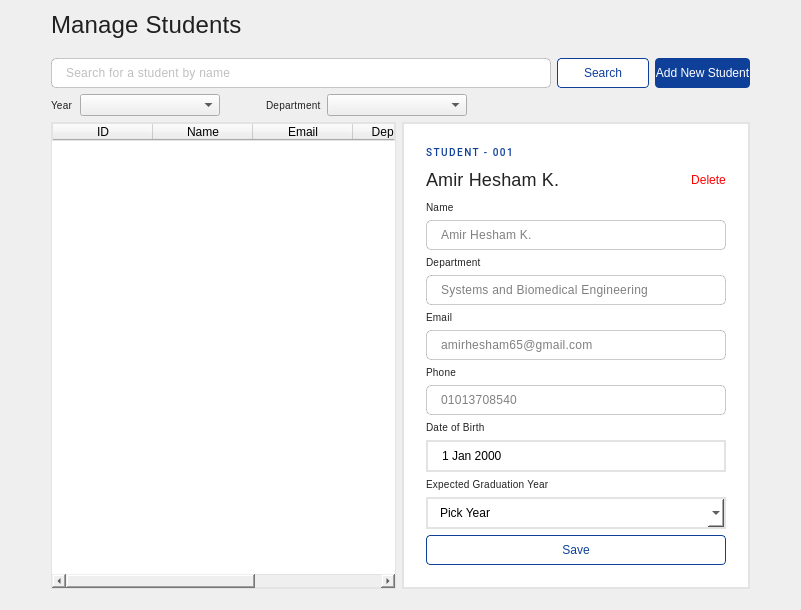
      <widget class="QWidget" name="P2_Students">
       <layout class="QHBoxLayout" name="horizontalLayout_22">
        <item>
         <spacer name="horizontalSpacer_8">
          <property name="orientation">
           <enum>Qt::Horizontal</enum>
          </property>
          <property name="sizeType">
           <enum>QSizePolicy::Preferred</enum>
          </property>
          <property name="sizeHint" stdset="0">
           <size>
            <width>40</width>
            <height>20</height>
           </size>
          </property>
         </spacer>
        </item>
        <item>
         <layout class="QVBoxLayout" name="verticalLayout_33">
          <item>
           <widget class="QLabel" name="label_27">
            <property name="styleSheet">
             <string notr="true">font-style: normal;
font-weight: 400;
font-size: 24px;
line-height: 24px;
/* identical to box height, or 100% */

letter-spacing: 0.18px;

/* 00. On Surface / High Emphasis */

color: rgba(0, 0, 0, 0.87);</string>
            </property>
            <property name="text">
             <string>Manage Students</string>
            </property>
           </widget>
          </item>
          <item>
           <spacer name="verticalSpacer_19">
            <property name="orientation">
             <enum>Qt::Vertical</enum>
            </property>
            <property name="sizeType">
             <enum>QSizePolicy::Fixed</enum>
            </property>
            <property name="sizeHint" stdset="0">
             <size>
              <width>20</width>
              <height>13</height>
             </size>
            </property>
           </spacer>
          </item>
          <item>
           <layout class="QHBoxLayout" name="horizontalLayout_12">
            <item>
             <widget class="QLineEdit" name="lineEdit_3">
              <property name="minimumSize">
               <size>
                <width>500</width>
                <height>0</height>
               </size>
              </property>
              <property name="styleSheet">
               <string notr="true">color: #000;
padding: 6px 12px;
border: 1px solid rgba(0, 0, 0, 0.20);
border-radius: 5px;

/* Body 2 */

font-family: 'Roboto';
font-style: normal;
font-weight: 400;
font-size: 12px;
line-height: 20px;
/* identical to box height, or 143% */

letter-spacing: 0.25px;

/* 00. On Surface / High Emphasis */

color: rgba(0, 0, 0, 0.50);</string>
              </property>
              <property name="placeholderText">
               <string>Search for a student by name</string>
              </property>
             </widget>
            </item>
            <item>
             <widget class="QPushButton" name="pushButton_3">
              <property name="minimumSize">
               <size>
                <width>92</width>
                <height>30</height>
               </size>
              </property>
              <property name="styleSheet">
               <string notr="true">background: #fff;
color: #0E409A;
border: 1px solid;
border-color:  #0E409A;
border-radius: 4px;
min-width: 90px;</string>
              </property>
              <property name="text">
               <string>Search</string>
              </property>
             </widget>
            </item>
            <item>
             <widget class="QPushButton" name="btn_add_student">
              <property name="sizePolicy">
               <sizepolicy hsizetype="Fixed" vsizetype="Fixed">
                <horstretch>1</horstretch>
                <verstretch>0</verstretch>
               </sizepolicy>
              </property>
              <property name="minimumSize">
               <size>
                <width>90</width>
                <height>30</height>
               </size>
              </property>
              <property name="maximumSize">
               <size>
                <width>150</width>
                <height>16777215</height>
               </size>
              </property>
              <property name="styleSheet">
               <string notr="true">color: #fff;
background: #0E409A;
border-radius: 4px;
min-width: 90px;</string>
              </property>
              <property name="text">
               <string>Add New Student</string>
              </property>
             </widget>
            </item>
           </layout>
          </item>
          <item>
           <layout class="QHBoxLayout" name="horizontalLayout_14">
            <item>
             <layout class="QHBoxLayout" name="horizontalLayout_15">
              <item>
               <widget class="QLabel" name="label_28">
                <property name="styleSheet">
                 <string notr="true">/* Body 2 */

font-family: 'Roboto';
font-style: normal;
font-weight: 300;
font-size: 10px;
line-height: 20px;
/* identical to box height, or 143% */

letter-spacing: 0.25px;
text-align: center;

/* 00. On Surface / High Emphasis */

color: rgba(0, 0, 0, 0.87);</string>
                </property>
                <property name="text">
                 <string>Year</string>
                </property>
                <property name="scaledContents">
                 <bool>false</bool>
                </property>
                <property name="alignment">
                 <set>Qt::AlignLeading|Qt::AlignLeft|Qt::AlignVCenter</set>
                </property>
                <property name="wordWrap">
                 <bool>true</bool>
                </property>
               </widget>
              </item>
              <item>
               <widget class="QComboBox" name="comboBox">
                <property name="minimumSize">
                 <size>
                  <width>140</width>
                  <height>0</height>
                 </size>
                </property>
                <property name="styleSheet">
                 <string notr="true"/>
                </property>
                <property name="placeholderText">
                 <string>Pick Year</string>
                </property>
                <item>
                 <property name="text">
                  <string>2025</string>
                 </property>
                </item>
                <item>
                 <property name="text">
                  <string>2026</string>
                 </property>
                </item>
               </widget>
              </item>
             </layout>
            </item>
            <item>
             <spacer name="horizontalSpacer_12">
              <property name="orientation">
               <enum>Qt::Horizontal</enum>
              </property>
              <property name="sizeType">
               <enum>QSizePolicy::Fixed</enum>
              </property>
              <property name="sizeHint" stdset="0">
               <size>
                <width>40</width>
                <height>20</height>
               </size>
              </property>
             </spacer>
            </item>
            <item>
             <layout class="QHBoxLayout" name="horizontalLayout_16">
              <item>
               <widget class="QLabel" name="label_29">
                <property name="styleSheet">
                 <string notr="true">/* Body 2 */

font-family: 'Roboto';
font-style: normal;
font-weight: 300;
font-size: 10px;
line-height: 20px;
/* identical to box height, or 143% */

letter-spacing: 0.25px;
text-align: center;

/* 00. On Surface / High Emphasis */

color: rgba(0, 0, 0, 0.87);</string>
                </property>
                <property name="text">
                 <string>Department</string>
                </property>
                <property name="scaledContents">
                 <bool>false</bool>
                </property>
                <property name="alignment">
                 <set>Qt::AlignLeading|Qt::AlignLeft|Qt::AlignVCenter</set>
                </property>
                <property name="wordWrap">
                 <bool>true</bool>
                </property>
               </widget>
              </item>
              <item>
               <widget class="QComboBox" name="comboBox_2">
                <property name="minimumSize">
                 <size>
                  <width>140</width>
                  <height>0</height>
                 </size>
                </property>
                <property name="styleSheet">
                 <string notr="true"/>
                </property>
                <property name="placeholderText">
                 <string>Pick Department</string>
                </property>
                <item>
                 <property name="text">
                  <string>SBME</string>
                 </property>
                </item>
               </widget>
              </item>
             </layout>
            </item>
            <item>
             <spacer name="horizontalSpacer_10">
              <property name="orientation">
               <enum>Qt::Horizontal</enum>
              </property>
              <property name="sizeHint" stdset="0">
               <size>
                <width>40</width>
                <height>20</height>
               </size>
              </property>
             </spacer>
            </item>
           </layout>
          </item>
          <item>
           <layout class="QHBoxLayout" name="horizontalLayout_21">
            <item>
             <widget class="QTableWidget" name="tableWidget">
              <property name="styleSheet">
               <string notr="true">color: black;
border: 1px solid rgb(227, 227, 227);</string>
              </property>
              <property name="frameShape">
               <enum>QFrame::VLine</enum>
              </property>
              <property name="showGrid">
               <bool>true</bool>
              </property>
              <property name="gridStyle">
               <enum>Qt::NoPen</enum>
              </property>
              <property name="sortingEnabled">
               <bool>false</bool>
              </property>
              <property name="cornerButtonEnabled">
               <bool>true</bool>
              </property>
              <column>
               <property name="text">
                <string>ID</string>
               </property>
              </column>
              <column>
               <property name="text">
                <string>Name</string>
               </property>
              </column>
              <column>
               <property name="text">
                <string>Email</string>
               </property>
              </column>
              <column>
               <property name="text">
                <string>Department</string>
               </property>
              </column>
              <column>
               <property name="text">
                <string>Year</string>
               </property>
              </column>
             </widget>
            </item>
            <item>
             <widget class="QWidget" name="card1_6" native="true">
              <property name="sizePolicy">
               <sizepolicy hsizetype="Fixed" vsizetype="Fixed">
                <horstretch>0</horstretch>
                <verstretch>0</verstretch>
               </sizepolicy>
              </property>
              <property name="minimumSize">
               <size>
                <width>0</width>
                <height>0</height>
               </size>
              </property>
              <property name="maximumSize">
               <size>
                <width>16777215</width>
                <height>500</height>
               </size>
              </property>
              <property name="styleSheet">
               <string notr="true">background-color: #fff;
border: 2px solid rgb(227, 227, 227);
padding: 0;</string>
              </property>
              <layout class="QVBoxLayout" name="verticalLayout_19">
               <property name="leftMargin">
                <number>24</number>
               </property>
               <property name="topMargin">
                <number>24</number>
               </property>
               <property name="rightMargin">
                <number>24</number>
               </property>
               <property name="bottomMargin">
                <number>24</number>
               </property>
               <item>
                <widget class="QLabel" name="label_38">
                 <property name="sizePolicy">
                  <sizepolicy hsizetype="Preferred" vsizetype="Fixed">
                   <horstretch>0</horstretch>
                   <verstretch>0</verstretch>
                  </sizepolicy>
                 </property>
                 <property name="font">
                  <font>
                   <family>Roboto</family>
                   <pointsize>-1</pointsize>
                   <italic>false</italic>
                   <bold>false</bold>
                  </font>
                 </property>
                 <property name="styleSheet">
                  <string notr="true">font-family: 'Roboto';
font-style: normal;
font-weight: 500;
font-size: 10px;
line-height: 16px;
/* identical to box height, or 160% */
border: 0;
letter-spacing: 1.5px;
text-transform: uppercase;

/* 00. On Surface / High Emphasis */

color: #0E409A;
</string>
                 </property>
                 <property name="text">
                  <string>STUDENT - 001</string>
                 </property>
                 <property name="scaledContents">
                  <bool>false</bool>
                 </property>
                 <property name="wordWrap">
                  <bool>true</bool>
                 </property>
                </widget>
               </item>
               <item>
                <layout class="QHBoxLayout" name="horizontalLayout_17">
                 <item>
                  <widget class="QLabel" name="label_39">
                   <property name="sizePolicy">
                    <sizepolicy hsizetype="Preferred" vsizetype="Fixed">
                     <horstretch>0</horstretch>
                     <verstretch>0</verstretch>
                    </sizepolicy>
                   </property>
                   <property name="styleSheet">
                    <string notr="true">font-style: normal;
font-weight: 400;
font-size: 18px;
line-height: 24px;
/* identical to box height, or 100% */

letter-spacing: 0.18px;
border: 0;
/* 00. On Surface / High Emphasis */

color: rgba(0, 0, 0, 0.87);</string>
                   </property>
                   <property name="text">
                    <string>Amir Hesham K.</string>
                   </property>
                  </widget>
                 </item>
                 <item>
                  <widget class="QPushButton" name="pushButton_5">
                   <property name="sizePolicy">
                    <sizepolicy hsizetype="Fixed" vsizetype="Fixed">
                     <horstretch>0</horstretch>
                     <verstretch>0</verstretch>
                    </sizepolicy>
                   </property>
                   <property name="minimumSize">
                    <size>
                     <width>0</width>
                     <height>30</height>
                    </size>
                   </property>
                   <property name="styleSheet">
                    <string notr="true">background: #fff;
color: red;;
border: 0;</string>
                   </property>
                   <property name="text">
                    <string>Delete</string>
                   </property>
                  </widget>
                 </item>
                </layout>
               </item>
               <item>
                <layout class="QVBoxLayout" name="verticalLayout_30">
                 <item>
                  <widget class="QLabel" name="label_42">
                   <property name="styleSheet">
                    <string notr="true">/* Body 2 */
border: 0;
font-family: 'Roboto';
font-style: normal;
font-weight: 300;
font-size: 10px;
line-height: 20px;
/* identical to box height, or 143% */

letter-spacing: 0.25px;
text-align: center;

/* 00. On Surface / High Emphasis */

color: rgba(0, 0, 0, 0.87);</string>
                   </property>
                   <property name="text">
                    <string>Name</string>
                   </property>
                   <property name="scaledContents">
                    <bool>false</bool>
                   </property>
                   <property name="alignment">
                    <set>Qt::AlignLeading|Qt::AlignLeft|Qt::AlignVCenter</set>
                   </property>
                   <property name="wordWrap">
                    <bool>true</bool>
                   </property>
                  </widget>
                 </item>
                 <item>
                  <widget class="QLineEdit" name="ln_edt_stnt_nme_2">
                   <property name="minimumSize">
                    <size>
                     <width>300</width>
                     <height>0</height>
                    </size>
                   </property>
                   <property name="styleSheet">
                    <string notr="true">color: #000;
padding: 6px 12px;
border: 1px solid rgba(0, 0, 0, 0.20);
border-radius: 5px;

/* Body 2 */

font-family: 'Roboto';
font-style: normal;
font-weight: 400;
font-size: 12px;
line-height: 20px;
/* identical to box height, or 143% */

letter-spacing: 0.25px;

/* 00. On Surface / High Emphasis */

color: rgba(0, 0, 0, 0.50);</string>
                   </property>
                   <property name="text">
                    <string>Amir Hesham K.</string>
                   </property>
                   <property name="placeholderText">
                    <string>Enter your name</string>
                   </property>
                  </widget>
                 </item>
                </layout>
               </item>
               <item>
                <layout class="QVBoxLayout" name="verticalLayout_27">
                 <item>
                  <widget class="QLabel" name="label_37">
                   <property name="styleSheet">
                    <string notr="true">/* Body 2 */
border: 0;
font-family: 'Roboto';
font-style: normal;
font-weight: 300;
font-size: 10px;
line-height: 20px;
/* identical to box height, or 143% */

letter-spacing: 0.25px;
text-align: center;

/* 00. On Surface / High Emphasis */

color: rgba(0, 0, 0, 0.87);</string>
                   </property>
                   <property name="text">
                    <string>Department</string>
                   </property>
                   <property name="scaledContents">
                    <bool>false</bool>
                   </property>
                   <property name="alignment">
                    <set>Qt::AlignLeading|Qt::AlignLeft|Qt::AlignVCenter</set>
                   </property>
                   <property name="wordWrap">
                    <bool>true</bool>
                   </property>
                  </widget>
                 </item>
                 <item>
                  <widget class="QLineEdit" name="ln_edt_stnt_dprtmnt_2">
                   <property name="minimumSize">
                    <size>
                     <width>300</width>
                     <height>0</height>
                    </size>
                   </property>
                   <property name="styleSheet">
                    <string notr="true">color: #000;
padding: 6px 12px;
border: 1px solid rgba(0, 0, 0, 0.20);
border-radius: 5px;

/* Body 2 */

font-family: 'Roboto';
font-style: normal;
font-weight: 400;
font-size: 12px;
line-height: 20px;
/* identical to box height, or 143% */

letter-spacing: 0.25px;

/* 00. On Surface / High Emphasis */

color: rgba(0, 0, 0, 0.50);</string>
                   </property>
                   <property name="text">
                    <string>Systems and Biomedical Engineering</string>
                   </property>
                   <property name="placeholderText">
                    <string>Enter your department</string>
                   </property>
                  </widget>
                 </item>
                </layout>
               </item>
               <item>
                <layout class="QVBoxLayout" name="verticalLayout_28">
                 <item>
                  <widget class="QLabel" name="label_40">
                   <property name="styleSheet">
                    <string notr="true">/* Body 2 */
border: 0;
font-family: 'Roboto';
font-style: normal;
font-weight: 300;
font-size: 10px;
line-height: 20px;
/* identical to box height, or 143% */

letter-spacing: 0.25px;
text-align: center;

/* 00. On Surface / High Emphasis */

color: rgba(0, 0, 0, 0.87);</string>
                   </property>
                   <property name="text">
                    <string>Email</string>
                   </property>
                   <property name="scaledContents">
                    <bool>false</bool>
                   </property>
                   <property name="alignment">
                    <set>Qt::AlignLeading|Qt::AlignLeft|Qt::AlignVCenter</set>
                   </property>
                   <property name="wordWrap">
                    <bool>true</bool>
                   </property>
                  </widget>
                 </item>
                 <item>
                  <widget class="QLineEdit" name="ln_edt_stnt_mail_2">
                   <property name="minimumSize">
                    <size>
                     <width>300</width>
                     <height>0</height>
                    </size>
                   </property>
                   <property name="styleSheet">
                    <string notr="true">color: #000;
padding: 6px 12px;
border: 1px solid rgba(0, 0, 0, 0.20);
border-radius: 5px;

/* Body 2 */

font-family: 'Roboto';
font-style: normal;
font-weight: 400;
font-size: 12px;
line-height: 20px;
/* identical to box height, or 143% */

letter-spacing: 0.25px;

/* 00. On Surface / High Emphasis */

color: rgba(0, 0, 0, 0.50);</string>
                   </property>
                   <property name="text">
                    <string>amirhesham65@gmail.com</string>
                   </property>
                   <property name="placeholderText">
                    <string>Enter your email</string>
                   </property>
                  </widget>
                 </item>
                </layout>
               </item>
               <item>
                <layout class="QVBoxLayout" name="verticalLayout_29">
                 <item>
                  <widget class="QLabel" name="label_41">
                   <property name="styleSheet">
                    <string notr="true">/* Body 2 */
border: 0;
font-family: 'Roboto';
font-style: normal;
font-weight: 300;
font-size: 10px;
line-height: 20px;
/* identical to box height, or 143% */

letter-spacing: 0.25px;
text-align: center;

/* 00. On Surface / High Emphasis */

color: rgba(0, 0, 0, 0.87);</string>
                   </property>
                   <property name="text">
                    <string>Phone</string>
                   </property>
                   <property name="scaledContents">
                    <bool>false</bool>
                   </property>
                   <property name="alignment">
                    <set>Qt::AlignLeading|Qt::AlignLeft|Qt::AlignVCenter</set>
                   </property>
                   <property name="wordWrap">
                    <bool>true</bool>
                   </property>
                  </widget>
                 </item>
                 <item>
                  <widget class="QLineEdit" name="ln_edt_stnt_phn_2">
                   <property name="minimumSize">
                    <size>
                     <width>300</width>
                     <height>0</height>
                    </size>
                   </property>
                   <property name="styleSheet">
                    <string notr="true">color: #000;
padding: 6px 12px;
border: 1px solid rgba(0, 0, 0, 0.20);
border-radius: 5px;

/* Body 2 */

font-family: 'Roboto';
font-style: normal;
font-weight: 400;
font-size: 12px;
line-height: 20px;
/* identical to box height, or 143% */

letter-spacing: 0.25px;

/* 00. On Surface / High Emphasis */

color: rgba(0, 0, 0, 0.50);</string>
                   </property>
                   <property name="text">
                    <string>01013708540</string>
                   </property>
                   <property name="placeholderText">
                    <string>Enter your phone </string>
                   </property>
                  </widget>
                 </item>
                </layout>
               </item>
               <item>
                <layout class="QVBoxLayout" name="verticalLayout_32">
                 <item>
                  <widget class="QLabel" name="label_44">
                   <property name="styleSheet">
                    <string notr="true">/* Body 2 */
border: 0;
font-family: 'Roboto';
font-style: normal;
font-weight: 300;
font-size: 10px;
line-height: 20px;
/* identical to box height, or 143% */

letter-spacing: 0.25px;
text-align: center;

/* 00. On Surface / High Emphasis */

color: rgba(0, 0, 0, 0.87);</string>
                   </property>
                   <property name="text">
                    <string>Date of Birth</string>
                   </property>
                   <property name="scaledContents">
                    <bool>false</bool>
                   </property>
                   <property name="alignment">
                    <set>Qt::AlignLeading|Qt::AlignLeft|Qt::AlignVCenter</set>
                   </property>
                   <property name="wordWrap">
                    <bool>true</bool>
                   </property>
                  </widget>
                 </item>
                 <item>
                  <widget class="QDateEdit" name="dateEdit_2">
                   <property name="minimumSize">
                    <size>
                     <width>300</width>
                     <height>0</height>
                    </size>
                   </property>
                   <property name="styleSheet">
                    <string>padding: 6px 12px;</string>
                   </property>
                   <property name="frame">
                    <bool>true</bool>
                   </property>
                   <property name="buttonSymbols">
                    <enum>QAbstractSpinBox::NoButtons</enum>
                   </property>
                  </widget>
                 </item>
                </layout>
               </item>
               <item>
                <layout class="QVBoxLayout" name="verticalLayout_31">
                 <item>
                  <widget class="QLabel" name="label_43">
                   <property name="styleSheet">
                    <string notr="true">/* Body 2 */
border: 0;
font-family: 'Roboto';
font-style: normal;
font-weight: 300;
font-size: 10px;
line-height: 20px;
/* identical to box height, or 143% */

letter-spacing: 0.25px;
text-align: center;

/* 00. On Surface / High Emphasis */

color: rgba(0, 0, 0, 0.87);</string>
                   </property>
                   <property name="text">
                    <string>Expected Graduation Year</string>
                   </property>
                   <property name="scaledContents">
                    <bool>false</bool>
                   </property>
                   <property name="alignment">
                    <set>Qt::AlignLeading|Qt::AlignLeft|Qt::AlignVCenter</set>
                   </property>
                   <property name="wordWrap">
                    <bool>true</bool>
                   </property>
                  </widget>
                 </item>
                 <item>
                  <widget class="QComboBox" name="cmb_grd_yr_2">
                   <property name="minimumSize">
                    <size>
                     <width>300</width>
                     <height>0</height>
                    </size>
                   </property>
                   <property name="styleSheet">
                    <string notr="true">padding: 6px 12px;</string>
                   </property>
                   <property name="placeholderText">
                    <string>Pick Year</string>
                   </property>
                   <item>
                    <property name="text">
                     <string>2023</string>
                    </property>
                   </item>
                   <item>
                    <property name="text">
                     <string>2024</string>
                    </property>
                   </item>
                   <item>
                    <property name="text">
                     <string>2025</string>
                    </property>
                   </item>
                   <item>
                    <property name="text">
                     <string>2026</string>
                    </property>
                   </item>
                  </widget>
                 </item>
                </layout>
               </item>
               <item>
                <widget class="QPushButton" name="pushButton_4">
                 <property name="minimumSize">
                  <size>
                   <width>92</width>
                   <height>30</height>
                  </size>
                 </property>
                 <property name="styleSheet">
                  <string notr="true">background: #fff;
color: #0E409A;
border: 1px solid;
border-color:  #0E409A;
border-radius: 4px;
min-width: 90px;</string>
                 </property>
                 <property name="text">
                  <string>Save</string>
                 </property>
                </widget>
               </item>
              </layout>
             </widget>
            </item>
           </layout>
          </item>
          <item>
           <spacer name="verticalSpacer_24">
            <property name="orientation">
             <enum>Qt::Vertical</enum>
            </property>
            <property name="sizeType">
             <enum>QSizePolicy::Fixed</enum>
            </property>
            <property name="sizeHint" stdset="0">
             <size>
              <width>17</width>
              <height>10</height>
             </size>
            </property>
           </spacer>
          </item>
         </layout>
        </item>
        <item>
         <spacer name="horizontalSpacer_9">
          <property name="orientation">
           <enum>Qt::Horizontal</enum>
          </property>
          <property name="sizeType">
           <enum>QSizePolicy::Preferred</enum>
          </property>
          <property name="sizeHint" stdset="0">
           <size>
            <width>40</width>
            <height>20</height>
           </size>
          </property>
         </spacer>
        </item>
       </layout>
      </widget>
